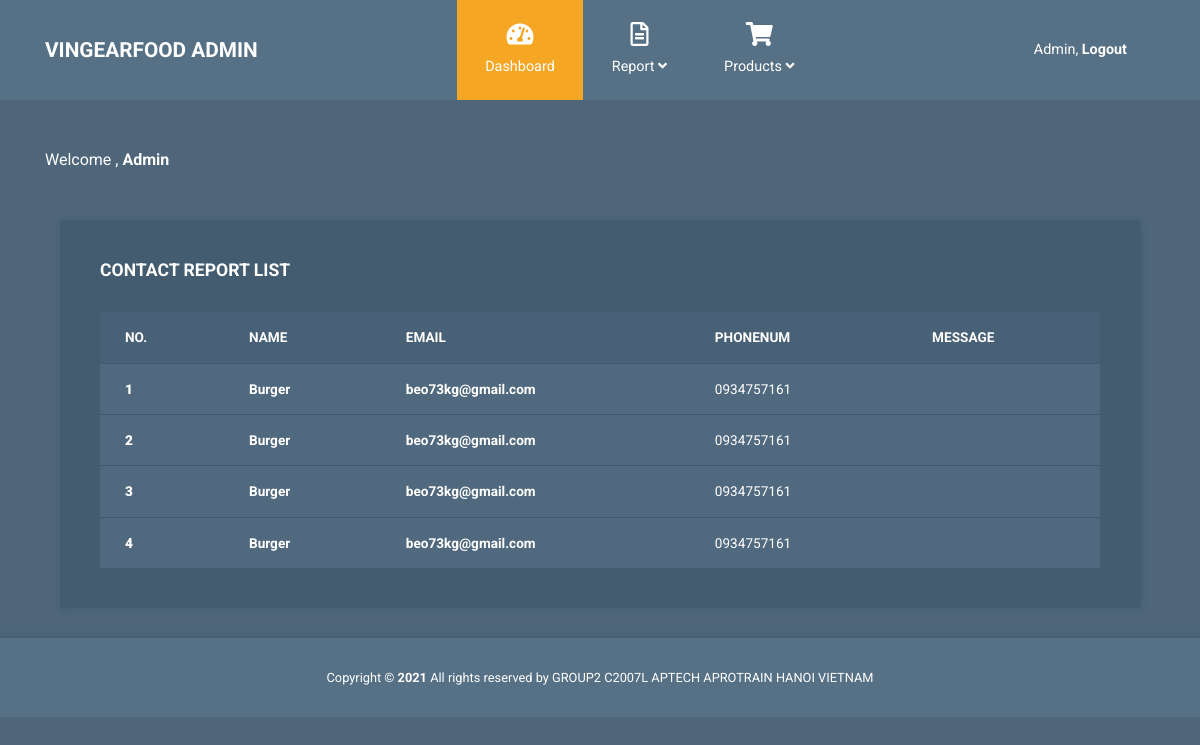
The app's page /admin/contactreport.php with its own data.
### tables this page shows
CREATE TABLE `contact` (
  `ContactId` int(11) NOT NULL,
  `FullName` varchar(50) DEFAULT NULL,
  `Email` varchar(50) DEFAULT NULL,
  `Phone` int(50) DEFAULT NULL,
  `Message` varchar(100) DEFAULT NULL,
  `Description` varchar(50) DEFAULT NULL
);

### admin/contactreport.php (the view, shortened to what this page needs)
<?php
$options = array(PDO::ATTR_EMULATE_PREPARES => false, PDO::ATTR_ERRMODE => PDO::ERRMODE_EXCEPTION);
$dsn = "mysql:host=" . DatabaseInfo::getServer() . ";dbname=" . DatabaseInfo::getDatabaseName() . ";charset=utf8";
$conn = new PDO($dsn, DatabaseInfo::getUserName(), DatabaseInfo::getPassword(), $options);
$sql = "select * from contact";
$stmt = $conn->prepare($sql);
$stmt->execute();
$datas = $stmt->fetchAll(PDO::FETCH_ASSOC);
?>
<!DOCTYPE html>
<html lang="en">
<head>
    <link rel="stylesheet" href="css/fontawesome.min.css">
    <link rel="stylesheet" href="css/bootstrap.min.css">
    <link rel="stylesheet" href="css/templatemo-style.css">
</head>
<body id="reportsPage">
    <div class="" id="home">
        <nav class="navbar navbar-expand-xl">
            <div class="container h-100">
                <a class="navbar-brand" href="adminpage.php">
                    <h1 class="tm-site-title mb-0">VingearFood Admin</h1>
                </a>
                <div class="collapse navbar-collapse" id="navbarSupportedContent">
                    <ul class="navbar-nav mx-auto h-100">
                        <li class="nav-item">
                            <a class="nav-link active" href="adminpage.php">
                                <i class="fas fa-tachometer-alt"></i> Dashboard
                            </a>
                        </li>
                        <li class="nav-item dropdown">
                            <a class="nav-link dropdown-toggle" href="#" id="navbarDropdown" role="button" data-toggle="dropdown" aria-haspopup="true" aria-expanded="false">
                                <i class="far fa-file-alt"></i>
                                <span>
                                    Report <i class="fas fa-angle-down"></i>
                                </span>
                            </a>
                        </li>
                        <li class="nav-item dropdown">
                            <a class="nav-link dropdown-toggle" href="products.php" id="navbarDropdown" role="button" data-toggle="dropdown" aria-haspopup="true" aria-expanded="false">
                                <i class="fas fa-shopping-cart"></i>
                                <span>
                                    Products <i class="fas fa-angle-down"></i>
                                </span>
                            </a>
                        </li>
                    </ul>
                    <ul class="navbar-nav">
                        <li class="nav-item">
                            <a class="nav-link d-block" href="login.php">
                                Admin, <b>Logout</b>
                            </a>
                        </li>
                    </ul>
                </div>
            </div>
        </nav>
        <div class="container">
            <div class="row">
                <div class="col">
                    <p class="text-white mt-5 mb-5">Welcome , <b>Admin</b></p>
                </div>
            </div>
            <div class="col-12 tm-block-col">
                <div class="tm-bg-primary-dark tm-block tm-block-taller tm-block-scroll">
                    <h2 class="tm-block-title">CONTACT REPORT LIST</h2>
                    <table class="table">
                        <thead>
                            <tr>
                                <th scope="col">NO.</th>
                                <th scope="col">NAME</th>
                                <th scope="col">EMAIL</th>
                                <th scope="col">PHONENUM</th>
                                <th scope="col">MESSAGE</th>
                            </tr>
                        </thead>
                        <tbody>
						<?php if (!empty($datas)): ?>
							<?php foreach ($datas as $data): ?>
                            <tr>
                                <th scope="row"><b><?php echo $data['ContactId'] ?></b></th>
                                <td><b><?php echo $data['FullName'] ?></b></td>
                                <td><b><?php echo $data['Email'] ?></b></td>
                                <td>0<?php echo $data['Phone'] ?></td>
                                <td><?php echo $data['Message'] ?></td>
                            </tr>
							<?php endforeach; ?>
							<?php endif; ?>
                        </tbody>
                    </table>
                </div>
            </div>
        </div>
    </div>
    <footer class="tm-footer row tm-mt-small">
        <div class="col-12 font-weight-light">
            <p class="text-center text-white mb-0 px-4 small">
                Copyright &copy; <b>2021</b> All rights reserved by GROUP2 C2007L APTECH APROTRAIN HANOI VIETNAM
            </p>
        </div>
    </footer>
</body>
</html>

### admin/css/templatemo-style.css (style rules this page uses)
html { font-size: 16px; overflow-x: hidden; }
body { font-family: Roboto, Helvetica, Arial, sans-serif; background-color: #4e657a; overflow-x: hidden; }
a { transition: all 0.3s ease; }
.navbar-brand { display: flex; align-items: center; }
.tm-site-title { display: inline-block; text-transform: uppercase; font-size: 1.3rem; font-weight: 700; color: #fff; }
.navbar { height: 100px; background-color: #567086; padding: 0; }
.navbar .container { position: relative; }
.tm-mt-small { margin-top: 20px; }
.tm-block-col { margin-bottom: 30px; }
.tm-block { padding: 40px; -webkit-box-shadow: 1px 1px 5px 0 #455c71; -moz-box-shadow: 1px 1px 5px 0 #455c71; box-shadow: 1px 1px 5px 0 #455c71; min-height: 350px; height: 100%; max-height: 450px; }
.tm-block-scroll { overflow-y: scroll; }
.tm-block-title { font-size: 1.1rem; font-weight: 700; color: #fff; margin-bottom: 30px; }
.nav-link { color: #fff; height: 100%; display: flex; align-items: center; justify-content: center; flex-direction: column; font-size: 90%; }
.nav-link > i { margin-bottom: 10px; margin-right: 0; font-size: 1.5rem; }
.dropdown-item, .nav-link { padding: 15px 20px; }
.navbar-nav .active > .nav-link, .navbar-nav .nav-link.active { background-color: #f5a623; color: #fff; }
.navbar-nav .nav-link.active i { color: #fff; }
.nav-item { text-align: center; }
.nav-item:last-child { margin-right: 0; }
.dropdown-toggle::after { display: none; }
.table { background-color: #50697f; color: #fff; font-size: 85%; margin-bottom: 0; }
thead { background-color: #486177; color: #fff; }
.table thead th { border-bottom: 0; }
.table td, .table th { border-top: 1px solid #415a70; padding: 15px 25px; vertical-align: middle; }
.tm-bg-primary-dark { background-color: #435c70; }
.tm-footer { background-color: #567086; padding-top: 30px; padding-bottom: 30px; -webkit-box-shadow: 0 -3px 5px 0 rgba(69, 92, 113, 0.59); -moz-box-shadow: 0 -3px 5px 0 rgba(69, 92, 113, 0.59); box-shadow: 0 -3px 5px 0 rgba(69, 92, 113, 0.59); }
@media (min-width: 1200px) { .navbar-expand-xl .navbar-nav .nav-link { padding-left: 28px; padding-right: 28px; } }
@media (min-width: 1200px) { .navbar-collapse { height: 100%; } }
@media (max-width: 1275px) and (min-width: 1200px) { .nav-item { margin-right: 15px; } }
@media (max-width: 1350px) { .nav-item { margin-right: 1px; } }

### records on screen
contact: ContactId "1", FullName "Burger", Email "beo73kg@gmail.com", Phone "934757161"
contact: ContactId "2", FullName "Burger", Email "beo73kg@gmail.com", Phone "934757161"
contact: ContactId "3", FullName "Burger", Email "beo73kg@gmail.com", Phone "934757161"
contact: ContactId "4", FullName "Burger", Email "beo73kg@gmail.com", Phone "934757161"
